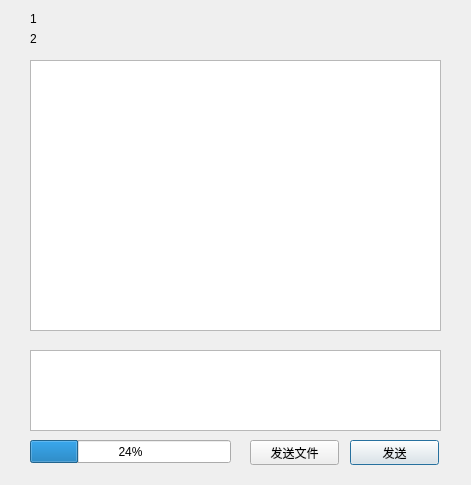
<?xml version="1.0" encoding="UTF-8"?>
<ui version="4.0">
 <class>chatwin</class>
 <widget class="QDialog" name="chatwin">
  <property name="geometry">
   <rect>
    <x>0</x>
    <y>0</y>
    <width>471</width>
    <height>485</height>
   </rect>
  </property>
  <property name="windowTitle">
   <string>Dialog</string>
  </property>
  <widget class="QTextBrowser" name="textBrowser">
   <property name="geometry">
    <rect>
     <x>30</x>
     <y>60</y>
     <width>411</width>
     <height>271</height>
    </rect>
   </property>
  </widget>
  <widget class="QTextEdit" name="textEdit">
   <property name="geometry">
    <rect>
     <x>30</x>
     <y>350</y>
     <width>411</width>
     <height>81</height>
    </rect>
   </property>
  </widget>
  <widget class="QPushButton" name="pushButton">
   <property name="geometry">
    <rect>
     <x>350</x>
     <y>440</y>
     <width>89</width>
     <height>25</height>
    </rect>
   </property>
   <property name="text">
    <string>发送</string>
   </property>
  </widget>
  <widget class="QLabel" name="label">
   <property name="geometry">
    <rect>
     <x>30</x>
     <y>10</y>
     <width>281</width>
     <height>17</height>
    </rect>
   </property>
   <property name="text">
    <string>1</string>
   </property>
  </widget>
  <widget class="QLabel" name="label_2">
   <property name="geometry">
    <rect>
     <x>30</x>
     <y>30</y>
     <width>281</width>
     <height>17</height>
    </rect>
   </property>
   <property name="text">
    <string>2</string>
   </property>
  </widget>
  <widget class="QPushButton" name="pushButton_2">
   <property name="geometry">
    <rect>
     <x>250</x>
     <y>440</y>
     <width>89</width>
     <height>25</height>
    </rect>
   </property>
   <property name="text">
    <string>发送文件</string>
   </property>
  </widget>
  <widget class="QProgressBar" name="progressBar">
   <property name="geometry">
    <rect>
     <x>30</x>
     <y>440</y>
     <width>201</width>
     <height>23</height>
    </rect>
   </property>
   <property name="value">
    <number>24</number>
   </property>
  </widget>
 </widget>
 <resources/>
 <connections/>
</ui>
